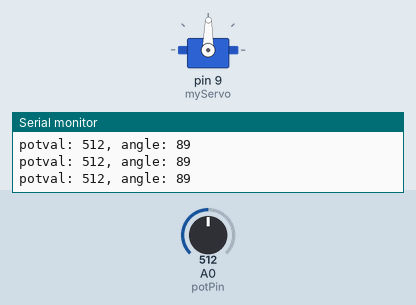
This sketch was run on a simulated Arduino Uno, built with avr-gcc and run on an emulated ATmega328P. On the bench: servo, the last lines printed to the serial monitor. Inputs (shaded band) come from the test bench; at power-on: A0 (potPin) = 512.

Above: at 1.2 s.
1.3 s: A0 (potPin) set to 565
At 2.0 s:
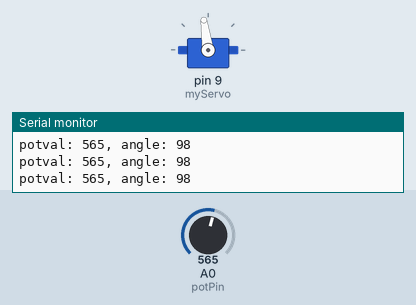
4.3 s: A0 (potPin) set to 587
At 5.4 s:
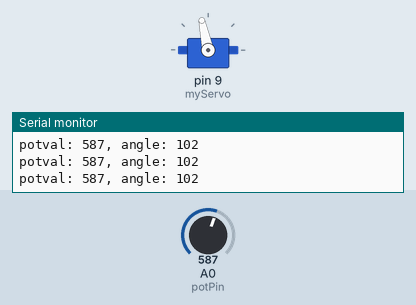
5.8 s: A0 (potPin) set to 306
At 6.8 s:
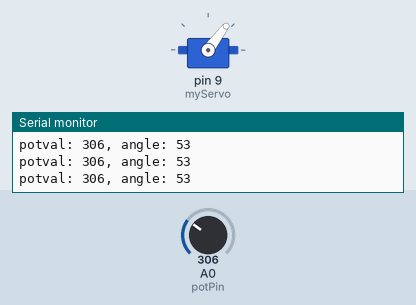
7.3 s: A0 (potPin) set to 716
At 7.9 s:
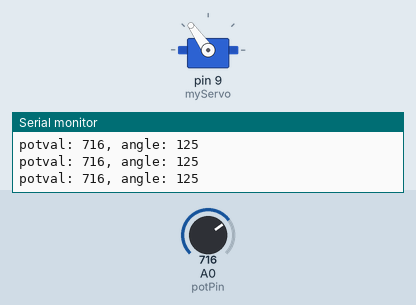
8.8 s: A0 (potPin) set to 0
At 9.4 s:
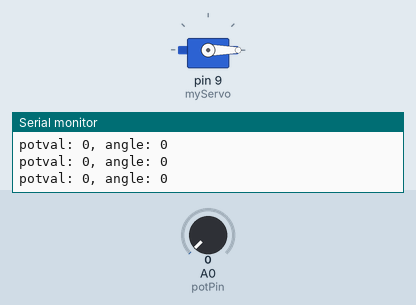
10.3 s: A0 (potPin) set to 8
At 10.8 s:
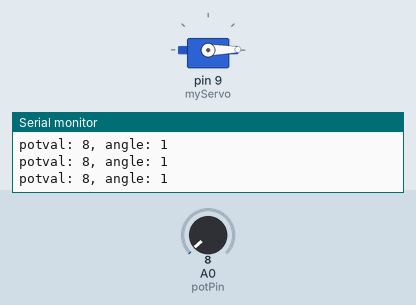
13.3 s: A0 (potPin) set to 11
Timing chart, 0 to 16.3 s (numbered marks = the images above; inputs shaded):
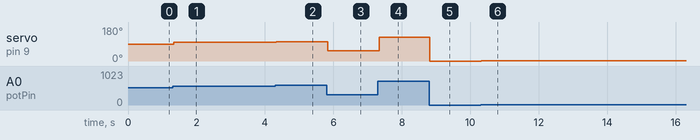

Measured:
- after the input at 1.3 s, servo on pin 9 (myServo): 89° → 98° at once
- after the input at 4.3 s, servo on pin 9 (myServo): 98° → 102° at once
- after the input at 5.8 s, servo on pin 9 (myServo): 102° → 53° at once
- after the input at 7.3 s, servo on pin 9 (myServo): 53° → 125° at once
- after the input at 8.8 s, servo on pin 9 (myServo): 125° → 0° at once
- after the input at 10.3 s, servo on pin 9 (myServo): 0° → 1° at once

The sketch:

MoodCue.ino
```cpp
#include <Servo.h>

Servo myServo;
const int potPin = A0;
int potVal;
int angle;

void setup() {
  Serial.begin(9600);
  myServo.attach(9);
}

void loop() {
  potVal = analogRead(potPin);
  Serial.print("potval: ");
  Serial.print(potVal);
  angle = map(potVal, 0, 1023, 0, 179);
  Serial.print(", angle: ");
  Serial.println(angle);
  myServo.write(angle);
  delay(15);
}
```
